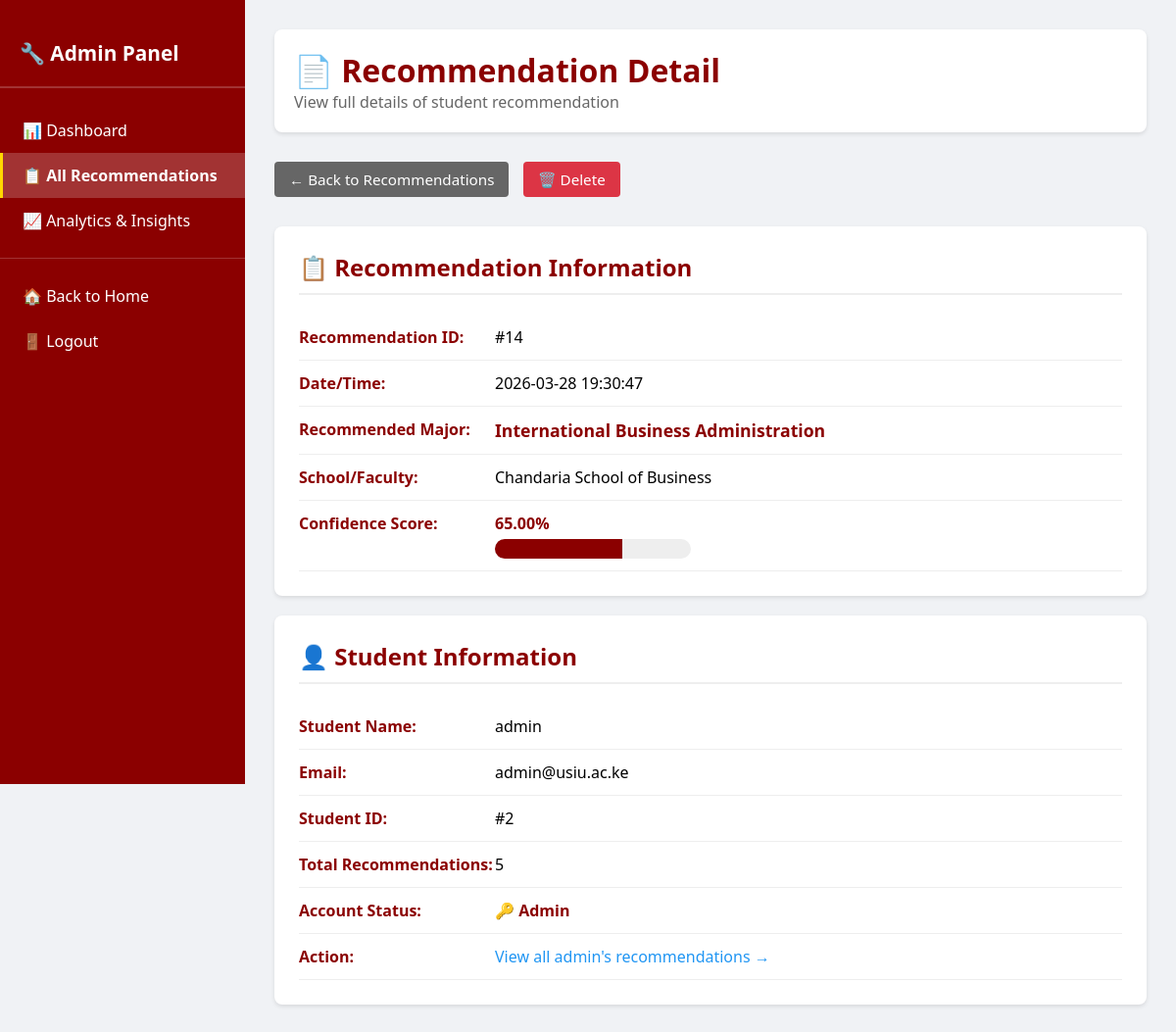
Screenshot of /admin/recommendation/14 (signed in) with the database file from the repository.
### app.py (models this page shows, shortened)
class Result(db.Model):
    id = db.Column(db.Integer, primary_key=True)
    major = db.Column(db.String(100), nullable=False)
    school = db.Column(db.String(100), nullable=False)
    confidence = db.Column(db.Float, nullable=False)
    timestamp = db.Column(db.DateTime, nullable=False, default=datetime.utcnow)
    user_id = db.Column(db.Integer, db.ForeignKey('user.id'), nullable=False)

class User(db.Model, UserMixin):
    id = db.Column(db.Integer, primary_key=True)
    username = db.Column(db.String(20), unique=True, nullable=False)
    email = db.Column(db.String(120), unique=True, nullable=False)
    password_hash = db.Column(db.String(60), nullable=False)
    is_admin = db.Column(db.Boolean, default=False)
    results = db.relationship('Result', backref='author', lazy=True)

### app.py (the view)
@app.route('/admin/recommendation/<int:rec_id>')
@login_required
def admin_view_recommendation(rec_id):
    if not current_user.is_admin:
        flash('Access Denied: Administrators only.', 'danger')
        return redirect(url_for('index'))
    result = Result.query.get_or_404(rec_id)
    user = User.query.get(result.user_id)
    return render_template('admin_rec_detail.html', result=result, student=user)

### app.py (called while the page is built)
@login_manager.user_loader
def load_user(user_id):
    return db.session.get(User, int(user_id))

### templates/admin_rec_detail.html (shortened to what this page needs)
<!DOCTYPE html>
<html lang="en">
<head>
</head>
<body>
<div class="admin-container">
    <div class="sidebar">
        <h2>🔧 Admin Panel</h2>
        <a href="{{ url_for('admin') }}" class="nav-item">📊 Dashboard</a>
        <a href="{{ url_for('admin_recommendations') }}" class="nav-item active">📋 All Recommendations</a>
        <a href="{{ url_for('admin_analytics') }}" class="nav-item">📈 Analytics & Insights</a>
        <hr style="border: none; border-top: 1px solid rgba(255,255,255,0.2); margin: 15px 0;">
        <a href="{{ url_for('index') }}" class="nav-item">🏠 Back to Home</a>
        <a href="{{ url_for('logout') }}" class="nav-item">🚪 Logout</a>
    </div>
    <div class="main-content">
        <div class="admin-header">
            <h1>📄 Recommendation Detail</h1>
            <p style="color: #666;">View full details of student recommendation</p>
        </div>
        <div class="actions">
            <a href="{{ url_for('admin_recommendations') }}" class="btn btn-back">← Back to Recommendations</a>
            <a href="{{ url_for('admin_delete_recommendation', rec_id=result.id) }}" class="btn btn-delete" onclick="return confirm('Delete this recommendation?')">🗑️ Delete</a>
        </div>
        <div class="content-section">
            <h2>📋 Recommendation Information</h2>
            <div class="detail-row">
                <strong>Recommendation ID:</strong>
                <span>#{{ result.id }}</span>
            </div>
            <div class="detail-row">
                <strong>Date/Time:</strong>
                <span>{{ result.timestamp.strftime('%Y-%m-%d %H:%M:%S') }}</span>
            </div>
            <div class="detail-row">
                <strong>Recommended Major:</strong>
                <span><strong style="color: #8B0000; font-size: 1.1em;">{{ result.major }}</strong></span>
            </div>
            <div class="detail-row">
                <strong>School/Faculty:</strong>
                <span>{{ result.school }}</span>
            </div>
            <div class="detail-row">
                <strong>Confidence Score:</strong>
                <span>
                    <strong>{{ "%.2f"|format(result.confidence) }}%</strong>
                    <div style="background: #eee; height: 20px; border-radius: 10px; margin-top: 5px; overflow: hidden; width: 200px;">
                        <div style="background: #8B0000; height: 100%; width: {{ result.confidence }}%; transition: width 0.3s;"></div>
                    </div>
                </span>
            </div>
        </div>
        <div class="content-section">
            <h2>👤 Student Information</h2>
            <div class="detail-row">
                <strong>Student Name:</strong>
                <span>{{ student.username }}</span>
            </div>
            <div class="detail-row">
                <strong>Email:</strong>
                <span>{{ student.email }}</span>
            </div>
            <div class="detail-row">
                <strong>Student ID:</strong>
                <span>#{{ student.id }}</span>
            </div>
            <div class="detail-row">
                <strong>Total Recommendations:</strong>
                <span>{{ student.results|length }}</span>
            </div>
            <div class="detail-row">
                <strong>Account Status:</strong>
                <span>
                    {% if student.is_admin %}
                        <span style="color: #8B0000; font-weight: bold;">🔑 Admin</span>
                    {% else %}
                        <span style="color: #666;">👤 Active Student</span>
                    {% endif %}
                </span>
            </div>
            <div class="detail-row">
                <strong>Action:</strong>
                <span>
                    <a href="{{ url_for('admin_user_history', user_id=student.id) }}" style="color: #2196f3; text-decoration: none; cursor: pointer;">View all {{ student.username }}'s recommendations →</a>
                </span>
            </div>
        </div>
    </div>
</div>
</body>
</html>

### templates/admin_rec_detail.html (style rules this page uses)
* { margin: 0; padding: 0; box-sizing: border-box; }
body { font-family: 'Segoe UI', sans-serif; background-color: #f0f2f5; }
.admin-container { display: flex; min-height: 100vh; }
.sidebar { width: 250px; background-color: #8B0000; color: white; padding: 20px 0; position: fixed; height: 100vh; overflow-y: auto; }
.sidebar h2 { padding: 20px; font-size: 1.3em; border-bottom: 2px solid rgba(255,255,255,0.2); margin-bottom: 20px; }
.nav-item { padding: 12px 20px; text-decoration: none; display: block; color: white; border-left: 3px solid transparent; transition: all 0.3s; }
.nav-item.active { background-color: rgba(255,255,255,0.2); border-left-color: #FFD700; font-weight: bold; }
.main-content { margin-left: 250px; padding: 30px; width: calc(100% - 250px); }
.admin-header { background: white; padding: 20px; border-radius: 8px; margin-bottom: 30px; box-shadow: 0 2px 4px rgba(0,0,0,0.1); }
.admin-header h1 { color: #8B0000; }
.content-section { background: white; padding: 25px; border-radius: 8px; box-shadow: 0 2px 4px rgba(0,0,0,0.1); margin-bottom: 20px; }
.content-section h2 { color: #8B0000; margin-bottom: 20px; padding-bottom: 10px; border-bottom: 2px solid #eee; }
.detail-row { display: flex; padding: 12px 0; border-bottom: 1px solid #eee; }
.detail-row strong { width: 200px; color: #8B0000; }
.detail-row span { flex: 1; }
.btn { padding: 8px 15px; border: none; border-radius: 4px; cursor: pointer; font-size: 0.95em; text-decoration: none; display: inline-block; margin-right: 10px; }
.btn-back { background-color: #666; color: white; }
.btn-delete { background-color: #dc3545; color: white; }
.actions { margin-bottom: 30px; }

### rows the page displays
Result: id "14", timestamp "2026-03-28 19:30:47", major "International Business Administration", school "Chandaria School of Business", confidence "65.00"
User: username "admin", email "admin@usiu.ac.ke", id "2"

### other values shown
{{ student.results|length }} "5"
